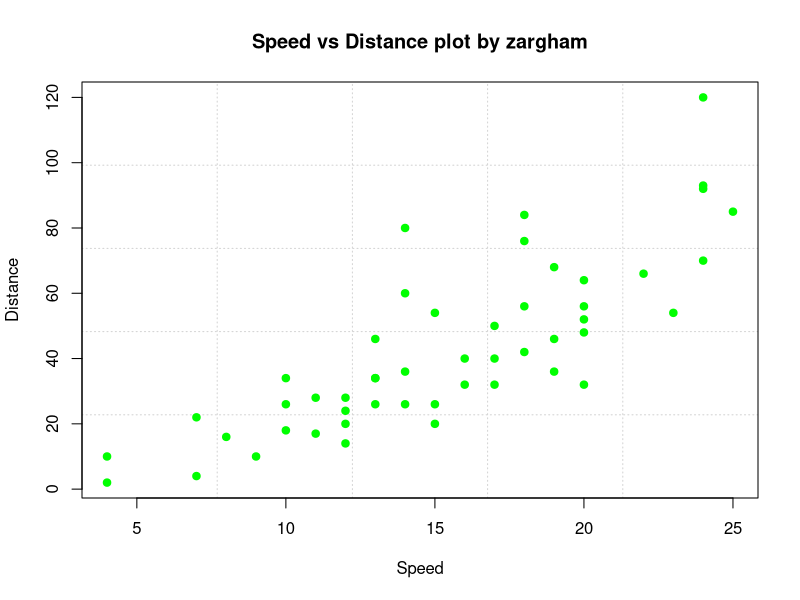

Recreate this plot in R.

# LOAD DATASETS PACKAGES ###################################

library(datasets)  # Load/unload base packages manually


# PLOT DATA WITH PLOT() ####################################

?plot  # Help for plot()

#Speed vs distance plot

Speed <- cars$speed
Distance <- cars$dist
plot(Speed, Distance, panel.first = grid(5, 5),
     main="Speed vs Distance plot by zargham",
     pch = 19, 
     cex = 1, 
     col = "green")



# CLEAN UP #################################################

# Clear packages
detach("package:datasets", unload = TRUE)

# Clear plots
dev.off()  # But only if there IS a plot

# Clear console
cat("\014")  # ctrl+L

# Clear mind :)

